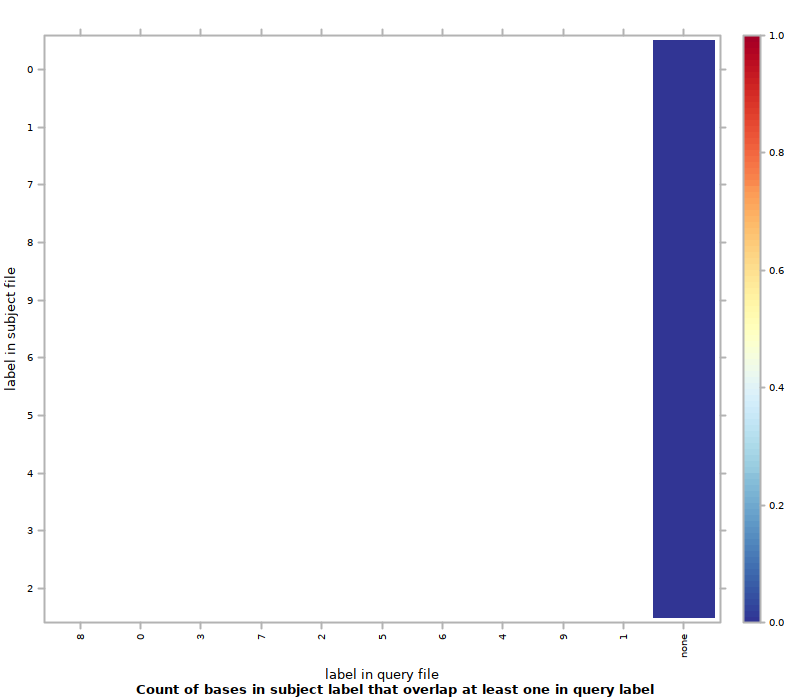

Generate this figure with R:
#!/usr/bin/env Rscript
## transcript produced by Segtools 1.1.14

segtools.r.dirname <-
  system2("python",
          c("-c", "'import segtools; print segtools.get_r_dirname()'"),
          stdout = TRUE)

source(file.path(segtools.r.dirname, 'common.R'))
source(file.path(segtools.r.dirname, 'overlap.R'))
save.overlap.performance('./MCex23rand100bp1bp/overlap-ordered', 'overlap.performance', './MCex23rand100bp1bp/overlap-ordered/overlap.tab', row.normalize = 'FALSE', mnemonic_file = './MCex23rand100bp1bp/overlap-direct/mnemonics1_new.txt', clobber = FALSE, col_mnemonic_file = './MCex23rand100bp1bp/overlap-direct/mnemonics2_new.txt')
save.overlap.heatmap('./MCex23rand100bp1bp/overlap-ordered', 'overlap', './MCex23rand100bp1bp/overlap-ordered/overlap.tab', clobber = FALSE, col_mnemonic_file = './MCex23rand100bp1bp/overlap-direct/mnemonics2_new.txt', cluster = FALSE, max_contrast = FALSE, row.normalize = 'FALSE', mnemonic_file = './MCex23rand100bp1bp/overlap-direct/mnemonics1_new.txt')
